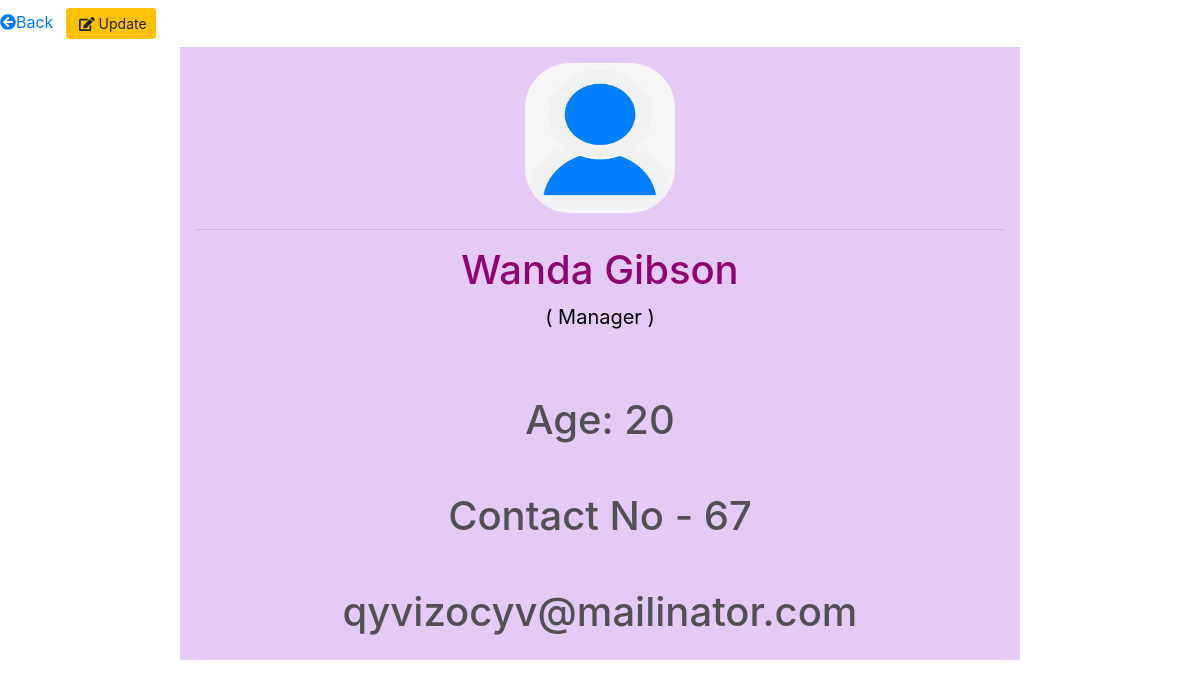
The page /manager/profile/1/ on the database as committed earlier.
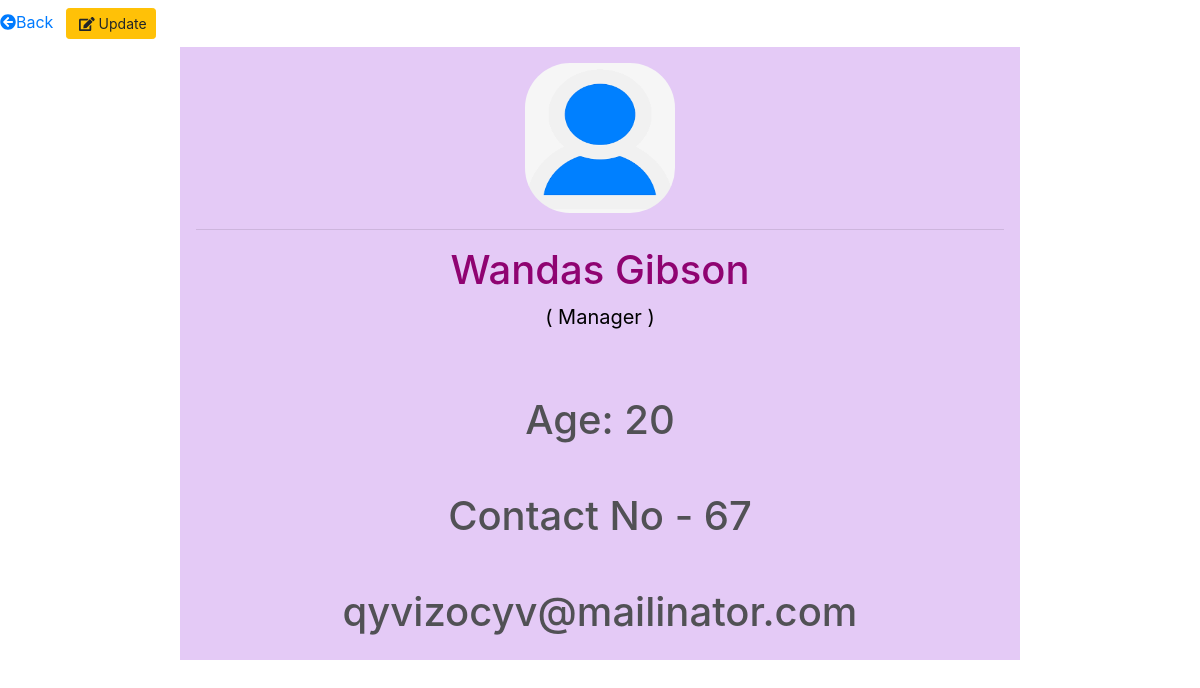
The same page on the database as committed later.
### manager/models.py (models this page shows)
class Manager(models.Model):
    first_name = models.CharField(max_length=20, default="")
    last_name = models.CharField(max_length=20, default="")
    age = models.IntegerField(null=True,blank=True)
    email = models.EmailField(null=True, blank=True)
    contactno = models.IntegerField(default=0)
    photo = models.ImageField(upload_to='manager/photo/', null=True, blank=True)

### manager/views.py (the view)
# urls.py: path('profile/<int:id>/', profile, name='customer_profile'),
def profile(request, id):
    mg = Manager.objects.filter(id=id).first()
    return render(request, 'manager/profile.html', locals())

### templates/manager/profile.html (shortened to what this page needs)
<!doctype html>
<html lang="en">
<head>
    <link rel="stylesheet" href="https://maxcdn.bootstrapcdn.com/bootstrap/4.0.0/css/bootstrap.min.css"
>
</head>
<body>
    <a class='link' href="{% url 'managerlist' %}"><i class="fas fa-arrow-circle-left"></i>Back</a>
    <a class="btn btn-warning btn-sm m-2" href="{% url 'edit_manager' mg.id %}"> <i class="fas fa-edit ml-1"></i>
        Update</a>
    <div class='container'>
        {% if mg.photo %}
        <img src='{{mg.photo.url}}' width='150' height='150' style="border-radius: 30%;">
        {% endif %}
        <hr>
        <center class='text-success'>
            <h1 style="color:rgb(143, 3, 113)"> {{mg.first_name}}
                {{mg.last_name}}
            </h1>
            <p style="color:black; font-size: 20px;">( Manager )</p><br><br>
            <h1 style="color:rgb(81, 81, 85)"> Age: {{mg.age}} <br><br> Contact No -  {{mg.contactno}} <br><br> {{mg.email}} </h1>
        </center>
    </div>
</body>
</html>

Rows that differ between the two databases and show on the page:
changed Manager "Gibson": first_name "Wanda" → "Wandas"
